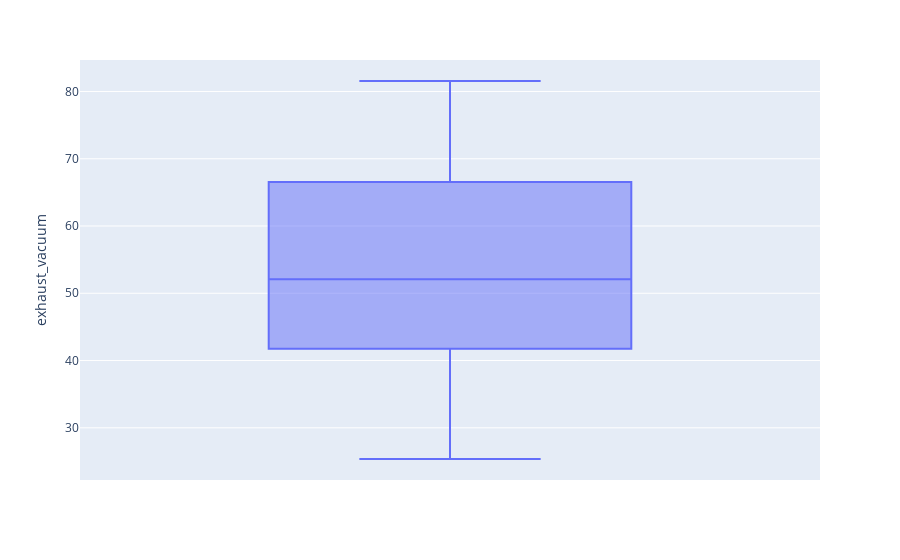

The notebook cell this image was saved under:
### Code cell
plotly.offline.iplot(fig3, filename='exhaust_vaccum_boxplot.png',image='png') # For Downloading the image as png

### Figure 1 — Plotly figure (JSON) as saved in the notebook; plotly's stock layout.template omitted (floating-point values rounded to 4 significant figures; data arrays with more than 128 entries replaced by an {"elided": "..."} marker saying what was removed)
{"data": [{"alignmentgroup": "True", "hovertemplate": "exhaust_vacuum=%{y}<extra></extra>", "legendgroup": "", "marker": {"color": "#636efa"}, "name": "", "notched": false, "offsetgroup": "", "orientation": "v", "showlegend": false, "type": "box", "x0": " ", "xaxis": "x", "y": {"elided": "9568 float values"}, "y0": " ", "yaxis": "y"}], "layout": {"boxmode": "group", "legend": {"tracegroupgap": 0}, "margin": {"t": 60}, "xaxis": {"anchor": "y", "domain": [0, 1]}, "yaxis": {"anchor": "x", "domain": [0, 1], "title": {"text": "exhaust_vacuum"}}}}
